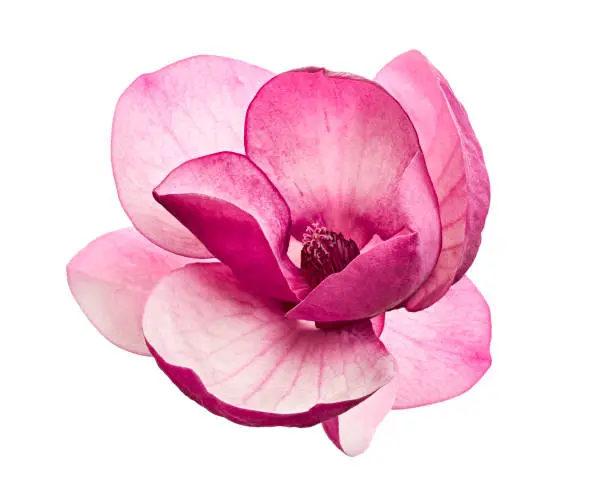
#> input picture CVIP/EP-12.3.25/img_1.png, 612 x 490 px
$ python EP-8.4.py
#> lines starting #> are read from the running program, lines starting #| are printed output that depends on the picture; after the words box and inside, x2 and y2 are one past the last pixel; in counts of white or black regions, pixels touching at a corner belong together
import cv2
import numpy as np
img_path= "../EP-12.3.25/img_1.png"
image=cv2.imread(img_path,cv2.IMREAD_GRAYSCALE)
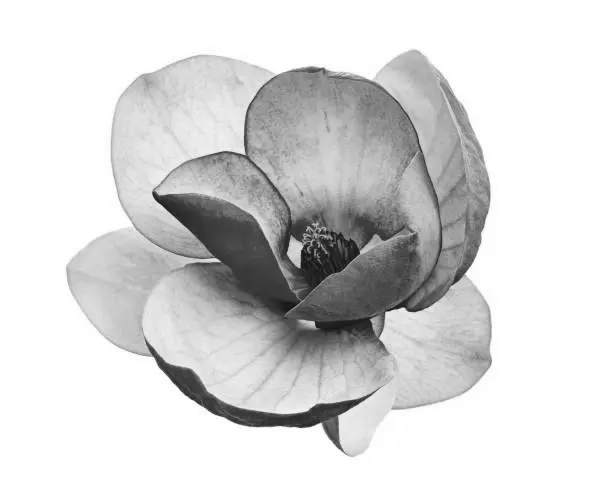
#> image: shape (490, 612); min 15, max 255, mean 215.9
if image is None:
    print("Error: unable to load the image")
else:
    _, binary=cv2.threshold(image, 127,255,cv2.THRESH_BINARY)
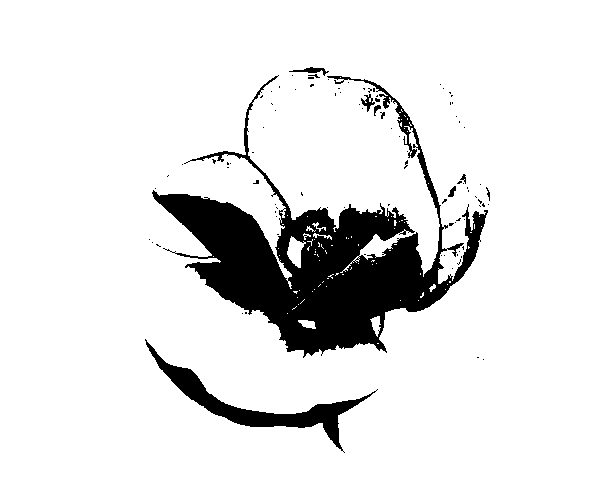
#> binary: shape (490, 612); 89.3% white; 94 black regions (85 under 20 px), largest, box (x1, y1, x2, y2) and area: (152, 75, 488, 358) 27759, (145, 339, 378, 453) 3722, (289, 67, 329, 76) 129
    kernel=np.ones((3,3),np.uint8)
    thickened_image=cv2.dilate(binary,kernel,iterations=1)
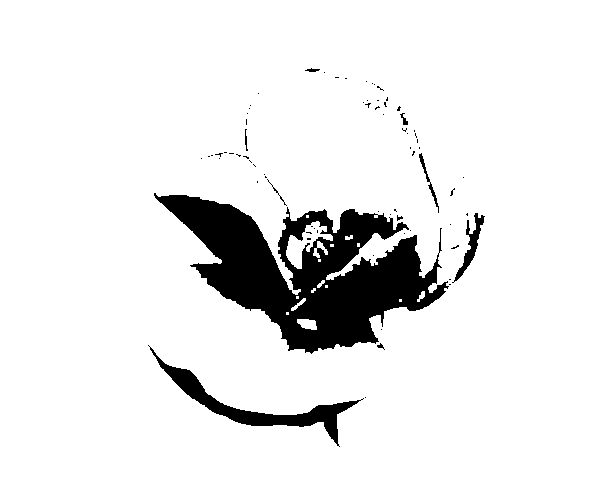
#> thickened_image: shape (490, 612); 91.4% white; 73 black regions (64 under 20 px), largest, box (x1, y1, x2, y2) and area: (154, 193, 449, 354) 21628, (148, 345, 364, 447) 2982, (452, 213, 485, 283) 530
    cv2.imwrite("Thickened_output.png",thickened_image)
    cv2.imshow("Original image",image)
    cv2.imshow("Thickened image",thickened_image)
cv2.waitKey(0)
cv2.destroyAllWindows()
